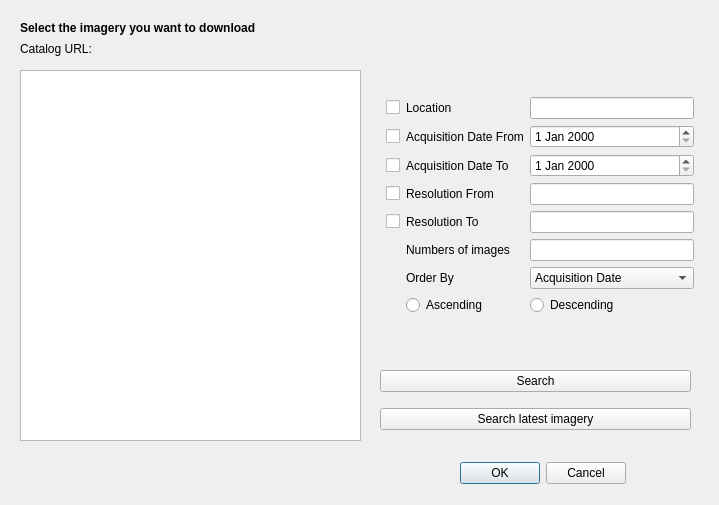
<?xml version="1.0" encoding="UTF-8"?>
<ui version="4.0">
 <class>Dialog</class>
 <widget class="QDialog" name="Dialog">
  <property name="geometry">
   <rect>
    <x>0</x>
    <y>0</y>
    <width>719</width>
    <height>505</height>
   </rect>
  </property>
  <property name="windowTitle">
   <string>Download Imagery</string>
  </property>
  <widget class="QDialogButtonBox" name="buttonBox">
   <property name="geometry">
    <rect>
     <x>450</x>
     <y>460</y>
     <width>176</width>
     <height>27</height>
    </rect>
   </property>
   <property name="standardButtons">
    <set>QDialogButtonBox::Cancel|QDialogButtonBox::Ok</set>
   </property>
   <property name="centerButtons">
    <bool>false</bool>
   </property>
  </widget>
  <widget class="QListWidget" name="listWidget">
   <property name="geometry">
    <rect>
     <x>20</x>
     <y>70</y>
     <width>341</width>
     <height>371</height>
    </rect>
   </property>
  </widget>
  <widget class="QLabel" name="label">
   <property name="geometry">
    <rect>
     <x>20</x>
     <y>20</y>
     <width>331</width>
     <height>16</height>
    </rect>
   </property>
   <property name="font">
    <font>
     <weight>75</weight>
     <bold>true</bold>
    </font>
   </property>
   <property name="text">
    <string>Select the imagery you want to download</string>
   </property>
  </widget>
  <widget class="QLabel" name="catalog_url_label">
   <property name="geometry">
    <rect>
     <x>20</x>
     <y>40</y>
     <width>601</width>
     <height>17</height>
    </rect>
   </property>
   <property name="text">
    <string>Catalog URL: </string>
   </property>
  </widget>
  <widget class="QWidget" name="verticalLayoutWidget">
   <property name="geometry">
    <rect>
     <x>380</x>
     <y>70</y>
     <width>320</width>
     <height>283</height>
    </rect>
   </property>
   <layout class="QVBoxLayout" name="verticalLayout_2">
    <property name="leftMargin">
     <number>6</number>
    </property>
    <property name="topMargin">
     <number>6</number>
    </property>
    <property name="rightMargin">
     <number>6</number>
    </property>
    <property name="bottomMargin">
     <number>16</number>
    </property>
    <item>
     <layout class="QGridLayout" name="gridLayout">
      <property name="margin">
       <number>0</number>
      </property>
      <property name="horizontalSpacing">
       <number>6</number>
      </property>
      <item row="6" column="2">
       <widget class="QComboBox" name="comboBoxOrderBy">
        <item>
         <property name="text">
          <string>Acquisition Date</string>
         </property>
        </item>
        <item>
         <property name="text">
          <string>GSD</string>
         </property>
        </item>
       </widget>
      </item>
      <item row="4" column="2">
       <widget class="QLineEdit" name="lineEditResolutionTo"/>
      </item>
      <item row="0" column="0">
       <widget class="QCheckBox" name="checkBoxLocation">
        <property name="text">
         <string/>
        </property>
       </widget>
      </item>
      <item row="0" column="2">
       <widget class="QLineEdit" name="lineEditLocation"/>
      </item>
      <item row="5" column="1">
       <widget class="QLabel" name="labelNumImages">
        <property name="text">
         <string>Numbers of images</string>
        </property>
       </widget>
      </item>
      <item row="1" column="2">
       <widget class="QDateEdit" name="dateEditAcquisitionFrom"/>
      </item>
      <item row="1" column="0">
       <widget class="QCheckBox" name="checkBoxAcquisitionFrom">
        <property name="text">
         <string/>
        </property>
       </widget>
      </item>
      <item row="2" column="1">
       <widget class="QLabel" name="labelAcquisitionTo">
        <property name="text">
         <string>Acquisition Date To</string>
        </property>
       </widget>
      </item>
      <item row="0" column="1">
       <widget class="QLabel" name="labelLocation">
        <property name="text">
         <string>Location</string>
        </property>
       </widget>
      </item>
      <item row="1" column="1">
       <widget class="QLabel" name="labelAcauisitionFrom">
        <property name="text">
         <string>Acquisition Date From</string>
        </property>
       </widget>
      </item>
      <item row="2" column="2">
       <widget class="QDateEdit" name="dateEditAcquisitionTo"/>
      </item>
      <item row="3" column="2">
       <widget class="QLineEdit" name="lineEditResolutionFrom"/>
      </item>
      <item row="3" column="1">
       <widget class="QLabel" name="labelResolutionFrom">
        <property name="text">
         <string>Resolution From</string>
        </property>
       </widget>
      </item>
      <item row="4" column="1">
       <widget class="QLabel" name="labelResoultionTo">
        <property name="text">
         <string>Resolution To</string>
        </property>
       </widget>
      </item>
      <item row="5" column="2">
       <widget class="QLineEdit" name="lineEditNumImages"/>
      </item>
      <item row="2" column="0">
       <widget class="QCheckBox" name="checkBoxAcquisitionTo">
        <property name="text">
         <string/>
        </property>
       </widget>
      </item>
      <item row="3" column="0">
       <widget class="QCheckBox" name="checkBoxResolutionFrom">
        <property name="text">
         <string/>
        </property>
       </widget>
      </item>
      <item row="4" column="0">
       <widget class="QCheckBox" name="checkBoxResolutionTo">
        <property name="text">
         <string/>
        </property>
       </widget>
      </item>
      <item row="6" column="1">
       <widget class="QLabel" name="labelOrderBy">
        <property name="text">
         <string>Order By</string>
        </property>
       </widget>
      </item>
      <item row="7" column="1">
       <widget class="QRadioButton" name="radioButtonAsc">
        <property name="text">
         <string>Ascending</string>
        </property>
       </widget>
      </item>
      <item row="7" column="2">
       <widget class="QRadioButton" name="radioButtonDesc">
        <property name="text">
         <string>Descending</string>
        </property>
       </widget>
      </item>
     </layout>
    </item>
   </layout>
  </widget>
  <widget class="QWidget" name="verticalLayoutWidget_2">
   <property name="geometry">
    <rect>
     <x>380</x>
     <y>360</y>
     <width>311</width>
     <height>80</height>
    </rect>
   </property>
   <layout class="QVBoxLayout" name="verticalLayout">
    <item>
     <widget class="QPushButton" name="pushButtonSearch">
      <property name="text">
       <string>Search</string>
      </property>
     </widget>
    </item>
    <item>
     <widget class="QPushButton" name="pushButtonSearchLatest">
      <property name="text">
       <string>Search latest imagery</string>
      </property>
     </widget>
    </item>
   </layout>
  </widget>
 </widget>
 <resources/>
 <connections/>
</ui>
